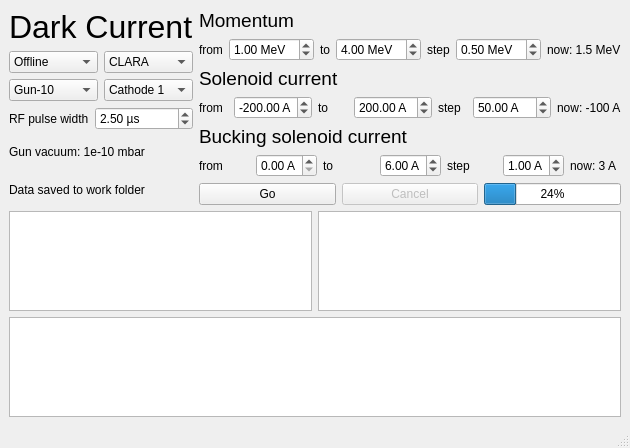
<?xml version="1.0" encoding="UTF-8"?>
<ui version="4.0">
 <class>MainWindow</class>
 <widget class="QMainWindow" name="MainWindow">
  <property name="geometry">
   <rect>
    <x>0</x>
    <y>0</y>
    <width>610</width>
    <height>448</height>
   </rect>
  </property>
  <property name="windowTitle">
   <string>Cassis</string>
  </property>
  <property name="windowIcon">
   <iconset>
    <normaloff>blackcurrant.png</normaloff>blackcurrant.png</iconset>
  </property>
  <widget class="QWidget" name="centralwidget">
   <layout class="QVBoxLayout" name="verticalLayout">
    <item>
     <layout class="QVBoxLayout" name="all_vbox">
      <item>
       <layout class="QHBoxLayout" name="controls_hbox">
        <item>
         <layout class="QVBoxLayout" name="metadata_vbox">
          <item>
           <widget class="QLabel" name="title_label">
            <property name="font">
             <font>
              <pointsize>24</pointsize>
             </font>
            </property>
            <property name="text">
             <string>Dark Current</string>
            </property>
           </widget>
          </item>
          <item>
           <layout class="QHBoxLayout" name="machine_hbox">
            <item>
             <widget class="QComboBox" name="machine_mode_dropdown">
              <property name="sizePolicy">
               <sizepolicy hsizetype="Maximum" vsizetype="Fixed">
                <horstretch>0</horstretch>
                <verstretch>0</verstretch>
               </sizepolicy>
              </property>
              <property name="maximumSize">
               <size>
                <width>100</width>
                <height>16777215</height>
               </size>
              </property>
              <property name="toolTip">
               <string>&lt;html&gt;&lt;head/&gt;&lt;body&gt;&lt;p&gt;Switch between machine modes:&lt;/p&gt;&lt;p&gt;&lt;span style=&quot; font-weight:600;&quot;&gt;Offline&lt;/span&gt;: no interaction with machine&lt;/p&gt;&lt;p&gt;&lt;span style=&quot; font-weight:600;&quot;&gt;Virtual&lt;/span&gt;: connect to local virtual machine&lt;/p&gt;&lt;p&gt;&lt;span style=&quot; font-weight:600;&quot;&gt;Physical&lt;/span&gt;: connect to real machine via EPICS&lt;/p&gt;&lt;/body&gt;&lt;/html&gt;</string>
              </property>
              <item>
               <property name="text">
                <string>Offline</string>
               </property>
               <property name="icon">
                <iconset>
                 <normaloff>../magnet-table/Icons/Offline.png</normaloff>../magnet-table/Icons/Offline.png</iconset>
               </property>
              </item>
              <item>
               <property name="text">
                <string>Virtual</string>
               </property>
               <property name="icon">
                <iconset>
                 <normaloff>../magnet-table/Icons/Virtual.png</normaloff>../magnet-table/Icons/Virtual.png</iconset>
               </property>
              </item>
              <item>
               <property name="text">
                <string>Physical</string>
               </property>
               <property name="icon">
                <iconset>
                 <normaloff>../magnet-table/Icons/Physical.png</normaloff>../magnet-table/Icons/Physical.png</iconset>
               </property>
              </item>
             </widget>
            </item>
            <item>
             <widget class="QComboBox" name="machine_dropdown">
              <property name="sizePolicy">
               <sizepolicy hsizetype="Maximum" vsizetype="Fixed">
                <horstretch>0</horstretch>
                <verstretch>0</verstretch>
               </sizepolicy>
              </property>
              <property name="maximumSize">
               <size>
                <width>100</width>
                <height>16777215</height>
               </size>
              </property>
              <item>
               <property name="text">
                <string>CLARA</string>
               </property>
              </item>
              <item>
               <property name="text">
                <string>VELA</string>
               </property>
              </item>
             </widget>
            </item>
           </layout>
          </item>
          <item>
           <layout class="QHBoxLayout" name="gun_hbox">
            <item>
             <widget class="QComboBox" name="gun_dropdown">
              <property name="sizePolicy">
               <sizepolicy hsizetype="Maximum" vsizetype="Fixed">
                <horstretch>0</horstretch>
                <verstretch>0</verstretch>
               </sizepolicy>
              </property>
              <property name="maximumSize">
               <size>
                <width>100</width>
                <height>16777215</height>
               </size>
              </property>
              <item>
               <property name="text">
                <string>Gun-10</string>
               </property>
               <property name="icon">
                <iconset>
                 <normaloff>pistol.png</normaloff>pistol.png</iconset>
               </property>
              </item>
              <item>
               <property name="text">
                <string>Gun-400</string>
               </property>
               <property name="icon">
                <iconset>
                 <normaloff>submachine-gun.png</normaloff>submachine-gun.png</iconset>
               </property>
              </item>
             </widget>
            </item>
            <item>
             <widget class="QComboBox" name="cathode_dropdown">
              <property name="sizePolicy">
               <sizepolicy hsizetype="Minimum" vsizetype="Fixed">
                <horstretch>0</horstretch>
                <verstretch>0</verstretch>
               </sizepolicy>
              </property>
              <property name="maximumSize">
               <size>
                <width>100</width>
                <height>16777215</height>
               </size>
              </property>
              <item>
               <property name="text">
                <string>Cathode 1</string>
               </property>
              </item>
              <item>
               <property name="text">
                <string>Cathode 2</string>
               </property>
              </item>
             </widget>
            </item>
           </layout>
          </item>
          <item>
           <layout class="QHBoxLayout" name="pulse_width_hbox">
            <item>
             <widget class="QLabel" name="pulse_width_label">
              <property name="sizePolicy">
               <sizepolicy hsizetype="Fixed" vsizetype="Preferred">
                <horstretch>0</horstretch>
                <verstretch>0</verstretch>
               </sizepolicy>
              </property>
              <property name="text">
               <string>RF pulse width</string>
              </property>
             </widget>
            </item>
            <item>
             <widget class="QDoubleSpinBox" name="pulse_width_spinbox">
              <property name="suffix">
               <string> µs</string>
              </property>
              <property name="value">
               <double>2.500000000000000</double>
              </property>
             </widget>
            </item>
           </layout>
          </item>
          <item>
           <widget class="QLabel" name="vacuum_label">
            <property name="text">
             <string>Gun vacuum: 1e-10 mbar</string>
            </property>
           </widget>
          </item>
          <item>
           <widget class="QLabel" name="work_folder_label">
            <property name="text">
             <string>Data saved to work folder</string>
            </property>
           </widget>
          </item>
         </layout>
        </item>
        <item>
         <layout class="QVBoxLayout" name="scan_vbox">
          <item>
           <widget class="QLabel" name="momentum_label">
            <property name="font">
             <font>
              <pointsize>14</pointsize>
             </font>
            </property>
            <property name="text">
             <string>Momentum</string>
            </property>
           </widget>
          </item>
          <item>
           <layout class="QHBoxLayout" name="mom_hbox">
            <item>
             <widget class="QLabel" name="mom_from_label">
              <property name="text">
               <string>from</string>
              </property>
             </widget>
            </item>
            <item>
             <widget class="QDoubleSpinBox" name="mom_from_spinbox">
              <property name="suffix">
               <string> MeV</string>
              </property>
              <property name="value">
               <double>1.000000000000000</double>
              </property>
             </widget>
            </item>
            <item>
             <widget class="QLabel" name="mom_to_label">
              <property name="text">
               <string>to</string>
              </property>
             </widget>
            </item>
            <item>
             <widget class="QDoubleSpinBox" name="mom_to_spinbox">
              <property name="suffix">
               <string> MeV</string>
              </property>
              <property name="value">
               <double>4.000000000000000</double>
              </property>
             </widget>
            </item>
            <item>
             <widget class="QLabel" name="mom_step_label">
              <property name="text">
               <string>step</string>
              </property>
             </widget>
            </item>
            <item>
             <widget class="QDoubleSpinBox" name="mom_step_spinbox">
              <property name="suffix">
               <string> MeV</string>
              </property>
              <property name="value">
               <double>0.500000000000000</double>
              </property>
             </widget>
            </item>
            <item>
             <widget class="QLabel" name="mom_now_label">
              <property name="text">
               <string>now: 1.5 MeV</string>
              </property>
             </widget>
            </item>
           </layout>
          </item>
          <item>
           <widget class="QLabel" name="sol_label">
            <property name="font">
             <font>
              <pointsize>14</pointsize>
             </font>
            </property>
            <property name="text">
             <string>Solenoid current</string>
            </property>
           </widget>
          </item>
          <item>
           <layout class="QHBoxLayout" name="sol_hbox">
            <item>
             <widget class="QLabel" name="sol_from_label">
              <property name="text">
               <string>from</string>
              </property>
             </widget>
            </item>
            <item>
             <widget class="QDoubleSpinBox" name="sol_from_spinbox">
              <property name="suffix">
               <string> A</string>
              </property>
              <property name="minimum">
               <double>-500.000000000000000</double>
              </property>
              <property name="maximum">
               <double>500.000000000000000</double>
              </property>
              <property name="value">
               <double>-200.000000000000000</double>
              </property>
             </widget>
            </item>
            <item>
             <widget class="QLabel" name="sol_to_label">
              <property name="text">
               <string>to</string>
              </property>
             </widget>
            </item>
            <item>
             <widget class="QDoubleSpinBox" name="sol_to_spinbox">
              <property name="suffix">
               <string> A</string>
              </property>
              <property name="minimum">
               <double>-500.000000000000000</double>
              </property>
              <property name="maximum">
               <double>500.000000000000000</double>
              </property>
              <property name="value">
               <double>200.000000000000000</double>
              </property>
             </widget>
            </item>
            <item>
             <widget class="QLabel" name="sol_step_label">
              <property name="text">
               <string>step</string>
              </property>
             </widget>
            </item>
            <item>
             <widget class="QDoubleSpinBox" name="sol_step_spinbox">
              <property name="suffix">
               <string> A</string>
              </property>
              <property name="minimum">
               <double>-500.000000000000000</double>
              </property>
              <property name="maximum">
               <double>500.000000000000000</double>
              </property>
              <property name="value">
               <double>50.000000000000000</double>
              </property>
             </widget>
            </item>
            <item>
             <widget class="QLabel" name="sol_now_label">
              <property name="text">
               <string>now: -100 A</string>
              </property>
             </widget>
            </item>
           </layout>
          </item>
          <item>
           <widget class="QLabel" name="bc_label">
            <property name="font">
             <font>
              <pointsize>14</pointsize>
             </font>
            </property>
            <property name="text">
             <string>Bucking solenoid current</string>
            </property>
           </widget>
          </item>
          <item>
           <layout class="QHBoxLayout" name="bc_hbox">
            <item>
             <widget class="QLabel" name="bc_from_label">
              <property name="text">
               <string>from</string>
              </property>
             </widget>
            </item>
            <item>
             <widget class="QDoubleSpinBox" name="bc_from_spinbox">
              <property name="suffix">
               <string> A</string>
              </property>
              <property name="minimum">
               <double>0.000000000000000</double>
              </property>
              <property name="maximum">
               <double>7.000000000000000</double>
              </property>
              <property name="value">
               <double>0.000000000000000</double>
              </property>
             </widget>
            </item>
            <item>
             <widget class="QLabel" name="bc_to_label">
              <property name="text">
               <string>to</string>
              </property>
             </widget>
            </item>
            <item>
             <widget class="QDoubleSpinBox" name="bc_to_spinbox">
              <property name="suffix">
               <string> A</string>
              </property>
              <property name="minimum">
               <double>0.000000000000000</double>
              </property>
              <property name="maximum">
               <double>7.000000000000000</double>
              </property>
              <property name="value">
               <double>6.000000000000000</double>
              </property>
             </widget>
            </item>
            <item>
             <widget class="QLabel" name="bc_step_label">
              <property name="text">
               <string>step</string>
              </property>
             </widget>
            </item>
            <item>
             <widget class="QDoubleSpinBox" name="bc_step_spinbox">
              <property name="suffix">
               <string> A</string>
              </property>
              <property name="minimum">
               <double>0.000000000000000</double>
              </property>
              <property name="maximum">
               <double>7.000000000000000</double>
              </property>
              <property name="value">
               <double>1.000000000000000</double>
              </property>
             </widget>
            </item>
            <item>
             <widget class="QLabel" name="bc_now_label">
              <property name="text">
               <string>now: 3 A</string>
              </property>
             </widget>
            </item>
           </layout>
          </item>
          <item>
           <layout class="QHBoxLayout" name="buttons_hbox">
            <item>
             <widget class="QPushButton" name="go_button">
              <property name="text">
               <string>Go</string>
              </property>
             </widget>
            </item>
            <item>
             <widget class="QPushButton" name="cancel_button">
              <property name="enabled">
               <bool>false</bool>
              </property>
              <property name="text">
               <string>Cancel</string>
              </property>
             </widget>
            </item>
            <item>
             <widget class="QProgressBar" name="progressBar">
              <property name="sizePolicy">
               <sizepolicy hsizetype="Minimum" vsizetype="Fixed">
                <horstretch>0</horstretch>
                <verstretch>0</verstretch>
               </sizepolicy>
              </property>
              <property name="value">
               <number>24</number>
              </property>
             </widget>
            </item>
           </layout>
          </item>
         </layout>
        </item>
       </layout>
      </item>
      <item>
       <layout class="QHBoxLayout" name="plots_hbox">
        <item>
         <widget class="PlotWidget" name="wcm_plot"/>
        </item>
        <item>
         <widget class="PlotWidget" name="blm_plot"/>
        </item>
       </layout>
      </item>
     </layout>
    </item>
    <item>
     <widget class="ImageView" name="screen_image"/>
    </item>
   </layout>
  </widget>
  <widget class="QStatusBar" name="statusbar"/>
 </widget>
 <customwidgets>
  <customwidget>
   <class>PlotWidget</class>
   <extends>QGraphicsView</extends>
   <header>pyqtgraph</header>
  </customwidget>
  <customwidget>
   <class>ImageView</class>
   <extends>QGraphicsView</extends>
   <header>pyqtgraph</header>
  </customwidget>
 </customwidgets>
 <resources/>
 <connections/>
</ui>
